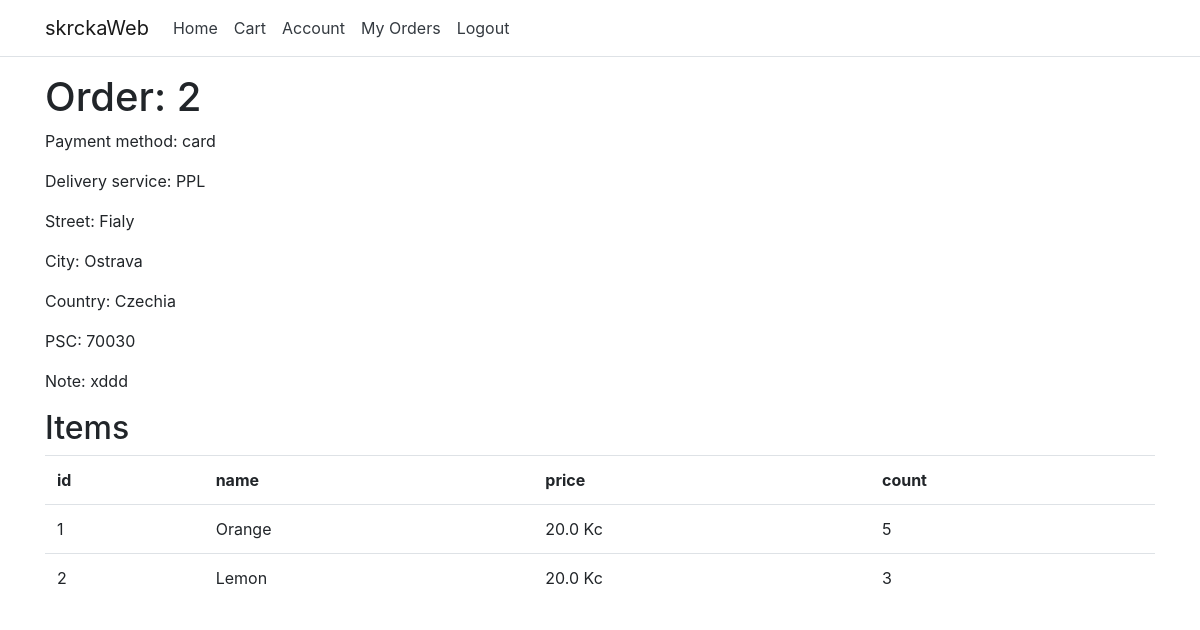
The app's page /shop/order_detail/2 (signed in) with its own data.
### shop/models.py (models this page shows, shortened)
class Order(models.Model):
    user = models.ForeignKey(get_user_model(), on_delete=models.CASCADE, default=0)
    payment_method = models.ForeignKey(PaymentMethod, on_delete=models.CASCADE, default=0)
    delivery_service = models.ForeignKey(DeliveryService, on_delete=models.CASCADE, default=0)
    street = models.CharField(max_length=255)
    city = models.CharField(max_length=255)
    country = models.CharField(max_length=255)
    psc = models.CharField(max_length=5)
    note = models.CharField(max_length=255)

class PaymentMethod(models.Model):
    name = models.CharField(max_length=255)
    desc = models.CharField(max_length=255)

class DeliveryService(models.Model):
    name = models.CharField(max_length=255)
    price = models.FloatField()

class OrderItem(models.Model):
    product = models.ForeignKey(Product, on_delete=models.CASCADE, default=0)
    count = models.IntegerField(default=0)
    order = models.ForeignKey(Order, on_delete=models.CASCADE, default=0)

class Product(models.Model):
    name = models.CharField(max_length=255)
    price = models.FloatField()
    stock = models.IntegerField()
    image_url = models.CharField(max_length=2083)

### shop/views.py (the view)
# urls.py: path('order_detail/<int:id>', views.order_detail, name='order_detail'),
@login_required
def order_detail(request, id):
    o = Order.objects.filter(id=id).first()
    ois = OrderItem.objects.filter(order_id=id)
    return render(request, 'order_detail.html',
                    {'o': o, 'ois': ois})

### shop/templates/order_detail.html
{% extends 'base.html' %}
{% block content %}
<h1>Order: {{ o.id }}</h1>
<p>Payment method: {{ o.payment_method.name }}</p>
<p>Delivery service: {{ o.delivery_service.name }}</p>
<p>Street: {{ o.street }}</p>
<p>City: {{ o.city }}</p>
<p>Country: {{ o.country }}</p>
<p>PSC: {{ o.psc }}</p>
<p>Note: {{ o.note }}</p>
<h2>Items</h1>
    <table class="table">
        <tr>
            <th>id</th>
            <th>name</th>
            <th>price</th>
            <th>count</th>
        </tr>
        {% for item in ois %}
        <tr>
            <td>{{ item.id }}</td>
            <td>{{ item.product.name }}</td>
            <td>{{ item.product.price }} Kc</td>
            <td>{{ item.count }}</td>
        </tr>
        {% endfor %}
    </table>
    {% endblock %}

### records on screen
Order: id "2", payment_method.name "card", delivery_service.name "PPL", street "Fialy", city "Ostrava", country "Czechia", psc "70030", note "xddd"
OrderItem: id "1", product.name "Orange", product.price "20.0", count "5"
OrderItem: id "2", product.name "Lemon", product.price "20.0", count "3"
